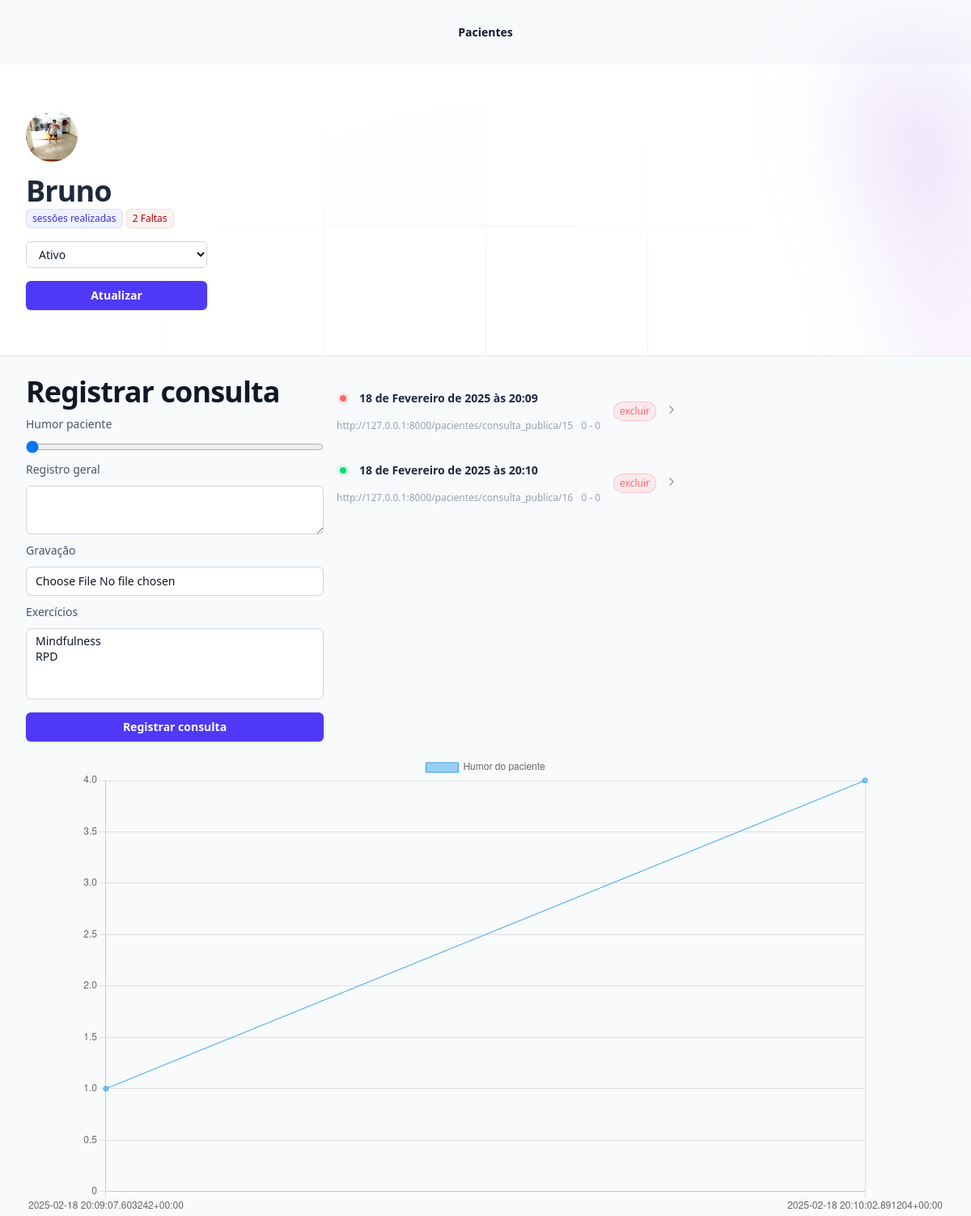
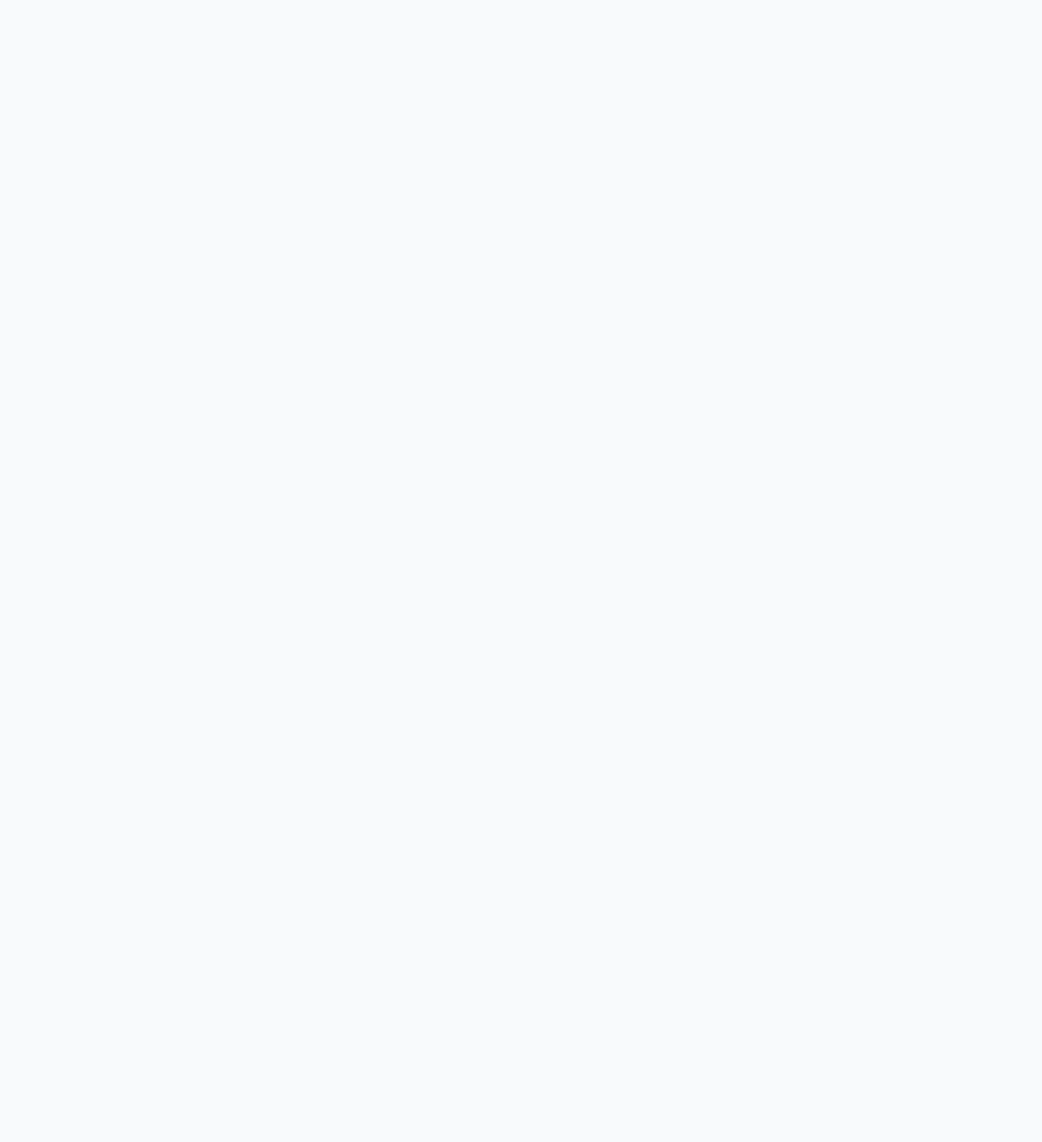
The app's page /pacientes/11 with its own data (2 pictures, top to bottom).
### pacientes/models.py (models this page shows, shortened)
class Pacientes(models.Model):
    queixa_choices = (
        ('TDAH', 'TDAH'),
        ('D', 'Depressão'),
        ('A', 'Ansiedade'),
        ('TAG', 'Transtorno de ansiedade generalizada')
    )
    nome = models.CharField(max_length=255)
    email = models.EmailField(null=True, blank=True)
    telefone = models.CharField(max_length=255, null=True, blank=True)
    queixa = models.CharField(max_length=4, choices=queixa_choices, default='TDAH')
    foto = models.ImageField(upload_to='fotos')
    pagamento_em_dia = models.BooleanField(default=True)

class Consultas(models.Model):
    humor = models.PositiveBigIntegerField()
    registro_geral = models.TextField()
    video = models.FileField(upload_to="video")
    tarefas = models.ManyToManyField(Tarefas)
    paciente = models.ForeignKey(Pacientes, on_delete=models.CASCADE)
    data = models.DateTimeField(auto_now_add=True)
    @property
    def link_publico(self):
        return f"http://127.0.0.1:8000{reverse('consulta_publica', kwargs={'id': self.id})}"

### pacientes/views.py (the view, shortened to what this page needs)
# urls.py: path('<int:id>', views.paciente_view, name= "paciente_view"),
def paciente_view(request, id):
    paciente = Pacientes.objects.get(id=id)
    if request.method == "GET":
        tarefas = Tarefas.objects.all()
        consultas = Consultas.objects.filter(paciente=paciente)
        tuple_grafico = ([str(i.data) for i in consultas], [str(i.humor) for i in consultas])
        return render (request, 'paciente.html', {'paciente':paciente, 'tarefas':tarefas, 'consultas':consultas, 'tuple_grafico':tuple_grafico})

### pacientes/models.py (called while the page is built)
    def __str__(self):
        return self.tafera

### pacientes/templates/paciente.html (shortened to what this page needs)
{% extends "base.html" %}
{% block 'body' %}
<div class="relative isolate">
    <div class="pointer-events-none absolute left-1/2 right-0 top-0 -z-10 -ml-24 transform-gpu overflow-hidden blur-3xl lg:ml-24 xl:ml-48" aria-hidden="true">
    </div>
    <div class="py-14 sm:py-14">
        <div class="mx-auto max-w-7xl px-6 lg:px-8">
          <div class="mx-auto max-w-2xl lg:mx-0">
            <img class="size-16 rounded-full" src="{{paciente.foto.url}}" alt="">
            <p class="mt-4 text-pretty text-4xl font-semibold tracking-tight text-gray-800 sm:text-4xl">{{paciente.nome}}</p>
            <span class="inline-flex items-center rounded-md bg-indigo-50 px-2 py-1 text-xs font-medium text-indigo-700 ring-1 ring-inset ring-indigo-700/10">{{total_consultas}} sessões realizadas</span>
            <span class="inline-flex items-center rounded-md bg-red-50 px-2 py-1 text-xs font-medium text-red-700 ring-1 ring-inset ring-red-700/10">2 Faltas</span>
            <form action="{% url 'atualizar_paciente' paciente.id %}" method="POST"> {% csrf_token %}
                <select name="pagamento_em_dia" class="block w-1/3 mt-4 rounded-md bg-white px-3 py-1.5 text-base text-gray-900 outline outline-1 -outline-offset-1 outline-gray-300 placeholder:text-gray-400 focus:outline focus:outline-2 focus:-outline-offset-2 focus:outline-indigo-600 sm:text-sm/6">
                    <option value="ativo" {% if paciente.paciente_em_dia %} selected {% endif %}>Ativo</option>
                </select>
                <button type="submit" class="inline-flex justify-center rounded-md bg-indigo-600 mt-4 cursor-pointer px-3 py-2  w-1/3 text-sm font-semibold text-white shadow-sm hover:bg-indigo-500 focus-visible:outline focus-visible:outline-2 focus-visible:outline-offset-2 focus-visible:outline-indigo-600">Atualizar</button>
            </form>
          </div>
        </div>
    </div>
    <div class="bg-slate-50 h-screen border-t-1 border-slate-200 ">
        <div class="max-w-7xl mx-auto px-6 lg:px-8 mt-6">
            <div class="grid grid-cols-3 gap-4">
                <div>
                    <h2 class="text-pretty text-3xl font-semibold tracking-tight text-gray-900 sm:text-4xl">Registrar consulta</h2>
                    <form action="{% url 'paciente_view' paciente.id %}" method="POST" enctype='multipart/form-data'>{% csrf_token %}
                        <label for="nome" class="block mt-2 text-sm/6 font-medium text-gray-600">Humor paciente</label>
                        <div class="mt-2">
                            <input type="range" name="humor" min="1" max="5" value="1" class="block w-full rounded-md text-base text-gray-900 placeholder:text-gray-400 sm:text-sm/6">
                        </div>
                        <label for="nome" class="block mt-2 text-sm/6 font-medium text-gray-600">Registro geral</label>
                        <div class="mt-2">
                            <textarea name="registro_geral" id="" class="block w-full rounded-md bg-white px-3 py-1.5 text-base text-gray-900 outline outline-1 -outline-offset-1 outline-gray-300 placeholder:text-gray-400 focus:outline focus:outline-2 focus:-outline-offset-2 focus:outline-indigo-600 sm:text-sm/6"></textarea>
                        </div>
                        <label for="nome" class="block mt-2 text-sm/6 font-medium text-gray-600">Gravação</label>
                        <div class="mt-2">
                            <input type="file" required name="video" id="foto" class="block w-full rounded-md bg-white px-3 py-1.5 text-base text-gray-900 outline outline-1 -outline-offset-1 outline-gray-300 placeholder:text-gray-400 focus:outline focus:outline-2 focus:-outline-offset-2 focus:outline-indigo-600 sm:text-sm/6">
                        </div>
                        <label for="nome" class="block mt-2 text-sm/6 font-medium text-gray-600">Exercícios</label>
                        <div class="mt-2">
                            <select name="tarefas" id="" multiple class="block w-full rounded-md bg-white px-3 py-1.5 text-base text-gray-900 outline outline-1 -outline-offset-1 outline-gray-300 placeholder:text-gray-400 focus:outline focus:outline-2 focus:-outline-offset-2 focus:outline-indigo-600 sm:text-sm/6">
                                {% for tarefa in tarefas %}
                                    <option value="{{tarefa.id}}">{{tarefa}}</option>
                                {% endfor %}
                            </select>
                        </div>
                        <button type="submit" class="inline-flex justify-center rounded-md bg-indigo-600 mt-4 cursor-pointer px-3 py-2 w-full text-sm font-semibold text-white shadow-sm hover:bg-indigo-500 focus-visible:outline focus-visible:outline-2 focus-visible:outline-offset-2 focus-visible:outline-indigo-600">Registrar consulta</button>
                    </form>
                </div>
                <div class="mx-auto">
                    <ul role="list" class="divide-y divide-white/5">
                        {%for consulta in consultas %}
                            <li class="relative flex items-center space-x-4 py-4">
                            <div class="min-w-0 flex-auto">
                                <div class="flex items-center gap-x-3">
                                <div class="flex-none rounded-full p-1 {% if consulta.humor >= 3 %} bg-green-400/10  text-green-400">{% else %}bg-red-400/10  text-red-400">{% endif%}
                                    <div class="size-2 rounded-full bg-current"></div>
                                </div>
                                <h2 class="min-w-0 text-sm/6 font-semibold text-slate-800">
                                    <a href="{% url 'consulta_publica' consulta.id %}" class="flex gap-x-2">
                                    <span class="truncate">{{consulta.data}}</span>
                                    </a>
                                </h2>
                                </div>
                                <div class="mt-3 flex items-center gap-x-2.5 text-xs/5 text-gray-400">
                                <p class="truncate">{{consulta.link_publico}}</p>
                                <p class="whitespace-nowrap">0 - 0</p>
                                </div>
                            </div>
                                <a href="{% url 'excluir_consulta' consulta.id %}" class="flex gap-x-2">
                                    <div class="flex-none rounded-full bg-red-400/10 px-2 py-1 text-xs font-medium text-red-400 ring-1 ring-inset ring-red-400/30">excluir</div>
                                    <svg class="size-5 flex-none text-gray-400" viewBox="0 0 20 20" fill="currentColor" aria-hidden="true" data-slot="icon">
                                        <path fill-rule="evenodd" d="M8.22 5.22a.75.75 0 0 1 1.06 0l4.25 4.25a.75.75 0 0 1 0 1.06l-4.25 4.25a.75.75 0 0 1-1.06-1.06L11.94 10 8.22 6.28a.75.75 0 0 1 0-1.06Z" clip-rule="evenodd" />
                                    </svg>
                                </a>
                            </li>
                        {% endfor %}
                      </ul>
                </div>
            </div>
            <div class="mt-4">
                <canvas id="myChart"></canvas>
              </div>
        </div>
    </div>
</div>
<script>
    const ctx = document.getElementById('myChart');
    new Chart(ctx, {
      type: 'line',
      data: {
        labels: {{tuple_grafico.0|safe}},
        datasets: [{
          label: 'Humor do paciente',
          data: {{tuple_grafico.1|safe}},
          borderWidth: 1
        }]
      },
      options: {
        scales: {
          y: {
            beginAtZero: true
          }
        }
      }
    });
</script>
{% endblock 'body' %}

### templates/base.html (shortened to what this page needs)
<!DOCTYPE html>
<html lang="en">
<head>
    <script src="https://unpkg.com/@tailwindcss/browser@4"></script>
</head>
<body>
    <header class="bg-slate-50">
        <nav class="flex items-center justify-between p-6 lg:px-8" aria-label="Global">
          <div class="flex lg:flex-1">
            <a href="#" class="-m-1.5 p-1.5">
            </a>
          </div>
          <div class="hidden lg:flex lg:gap-x-12">
            <a href="{% url 'pacientes' %}" class="text-sm/6 font-semibold text-gray-900">Pacientes</a>
          </div>
        </nav>
      </header>
    {% block 'body' %}{% endblock 'body' %}
</body>
</html>

### records on screen
Pacientes: foto (picture), nome "Bruno"
Consultas: humor 1 (drawn), data "18 de Fevereiro de 2025 às 20:09", link_publico "http://127.0.0.1:8000/pacientes/consulta_publica/15"
Consultas: humor 4 (drawn), data "18 de Fevereiro de 2025 às 20:10", link_publico "http://127.0.0.1:8000/pacientes/consulta_publica/16"

### other values on screen
chart data {{ tuple_grafico.1|safe }} ['1', '4']
